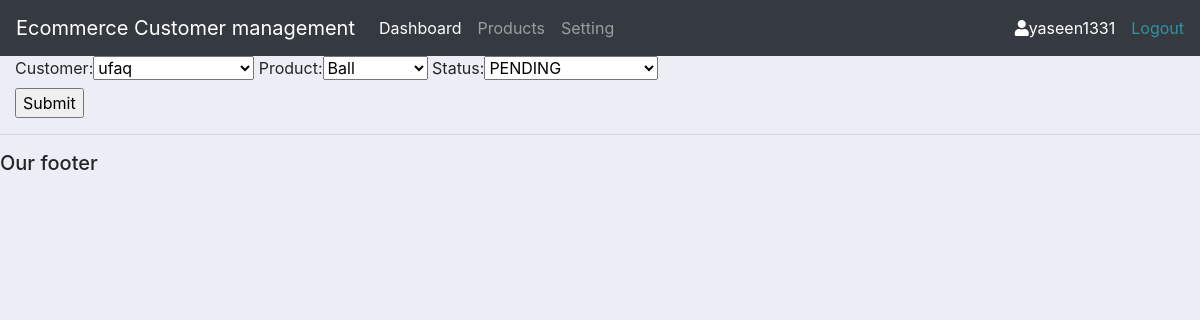
The page /updateorder/44/ (signed in) on the database its author committed.
### content/models.py (models this page shows, shortened)
class Order(models.Model):
    STATUS={
        ('DELIVERED', 'DELIVERED'),
        ('OUT OF DELIVERED', 'OUT OF DELIVERED'),
        ('PENDING', 'PENDING'),
    }
    customer=models.ForeignKey(Customer,on_delete=models.CASCADE)
    product=models.ForeignKey(Product,on_delete=models.CASCADE)
    status=models.CharField(max_length=200,choices=STATUS)
    date = models.DateTimeField(auto_now_add=True,null=True)

### content/decoration.py (the view)
        def wrapper_func(request,*args,**kwargs):
            group = None
            if request.user.groups.exists():
                group = request.user.groups.all()[0].name
            if group in allowed_roles:
                return view_func(request,*args,**kwargs)
            else:
                return HttpResponse('you are not authorized to view this page')

### content/form.py
class Createform(ModelForm):
    class Meta:
        model=Order
        fields='__all__'

### content/decoration.py (called while the page is built)
def allowed_user(allowed_roles=[]):
    def decorator(view_func):
        def wrapper_func(request,*args,**kwargs):
            group = None
            if request.user.groups.exists():
                group = request.user.groups.all()[0].name
            if group in allowed_roles:
                return view_func(request,*args,**kwargs)
            else:
                return HttpResponse('you are not authorized to view this page')
        return wrapper_func
    return decorator

### content/models.py (called while the page is built)
    def __str__(self):
        return self.name

    def __str__(self):
        return self.name

### content/views.py (called while the page is built)
@login_required(login_url='login')
@allowed_user(allowed_roles=['admin'])
def CreateFrom(request,pk):
    orders=Order.objects.get(id=pk)
    form=Createform(instance=orders)
    if request.method == 'POST':
        form=Createform(request.POST,instance=orders)
        if form.is_valid():
            form.save()
            return redirect('/')
    context={'form':form}
    return render(request,'content/update.html',context)

### content/templates/content/update.html (shortened to what this page needs)
{%  extends 'content/main.html' %}
{% block content %}
  <form action="" method="post">
    {{form}}
  <br>
    <input type="submit">
</form>
{% endblock %}

### content/templates/content/nav.html (shortened to what this page needs)
<nav class="navbar navbar-expand-lg navbar-dark bg-dark">
  <a class="navbar-brand" href="{% url 'home' %}">Ecommerce Customer management</a>
  <div class="collapse navbar-collapse" id="navbarNav">
    <ul class="navbar-nav">
      {% if request.user.is_superuser%}
      <li class="nav-item active">
        <a class="nav-link" href="#">Dashboard</a>
      </li>
      <li class="nav-item">
        <a class="nav-link" href="#">Products</a>
      </li>
      {% endif %}
       <li class="nav-item">
        <a class="nav-link" href="{% url 'setting' %}">Setting</a>
      </li>
    </ul>
  </div>
      <span class="mx-3" style="color:white;"><i class="fas fa-user"></i>{{request.user}}</span>
  <span><a href="{% url 'logout' %}" >Logout</a></span>
</nav>

### content/templates/content/main.html (style rules this page uses)
body { background-color: #ebeff5; }

### rows shown on the page
Order: customer "ufaq", product "Ball", status "PENDING"

### other values the page prints
{{ request.user }} "yaseen1331"
